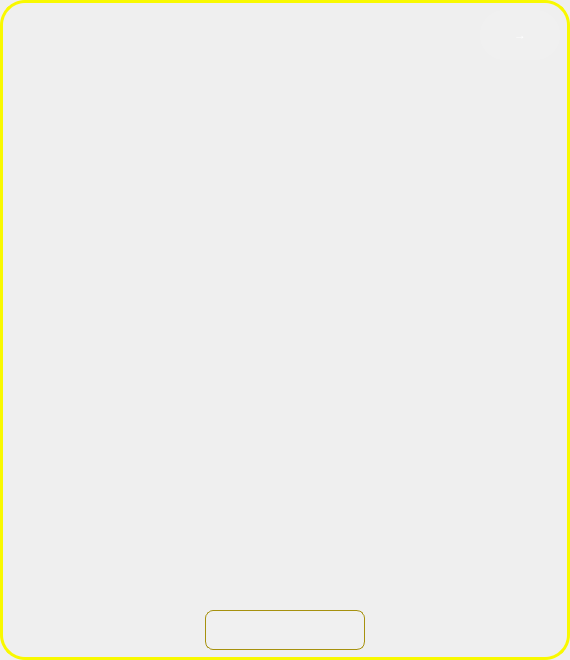
<?xml version="1.0" encoding="UTF-8"?>
<ui version="4.0">
 <class>rightRule</class>
 <widget class="QFrame" name="rightRule">
  <property name="geometry">
   <rect>
    <x>0</x>
    <y>0</y>
    <width>570</width>
    <height>660</height>
   </rect>
  </property>
  <property name="windowTitle">
   <string>Frame</string>
  </property>
  <property name="styleSheet">
   <string notr="true">#rightRule{
border-radius:25px;
border:3px solid rgb(249, 249, 0);
border-image: url(:/images/rightRuleFor2.png);
}
</string>
  </property>
  <property name="frameShape">
   <enum>QFrame::StyledPanel</enum>
  </property>
  <property name="frameShadow">
   <enum>QFrame::Raised</enum>
  </property>
  <widget class="QTextBrowser" name="score">
   <property name="geometry">
    <rect>
     <x>205</x>
     <y>610</y>
     <width>160</width>
     <height>40</height>
    </rect>
   </property>
   <property name="styleSheet">
    <string notr="true">background-color: rgba(255, 255, 254, 10);
border:1px solid rgb(166, 145, 14);
border-radius:8px;</string>
   </property>
  </widget>
  <widget class="QToolButton" name="toolButton">
   <property name="geometry">
    <rect>
     <x>480</x>
     <y>10</y>
     <width>80</width>
     <height>50</height>
    </rect>
   </property>
   <property name="styleSheet">
    <string notr="true">font: 48pt &quot;Algerian&quot;;
color:white;
background-color: rgba(255, 255, 254, 20);
border-radius:25px;</string>
   </property>
   <property name="text">
    <string>→</string>
   </property>
  </widget>
 </widget>
 <resources/>
 <connections/>
</ui>
